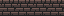

A level layout from a 2D game, rendered from its tile map. Below: a short description, then the map file with its tile-grid data intact:
An orthogonal 4x1 tile map with 16x16 px tiles, 1 tile layer (Tile Layer 1).

<map version="1.9" tiledversion="1.9.1" orientation="orthogonal" renderorder="right-down" width="4" height="1" tilewidth="16" tileheight="16" infinite="0" nextlayerid="2" nextobjectid="1">
 <tileset firstgid="1" source="../0x72_DungeonTilesetII_v1.4.tsx" />
 <layer id="1" name="Tile Layer 1" width="4" height="1">
  <data encoding="csv">
35,35,35,35
</data>
 </layer>
</map>
